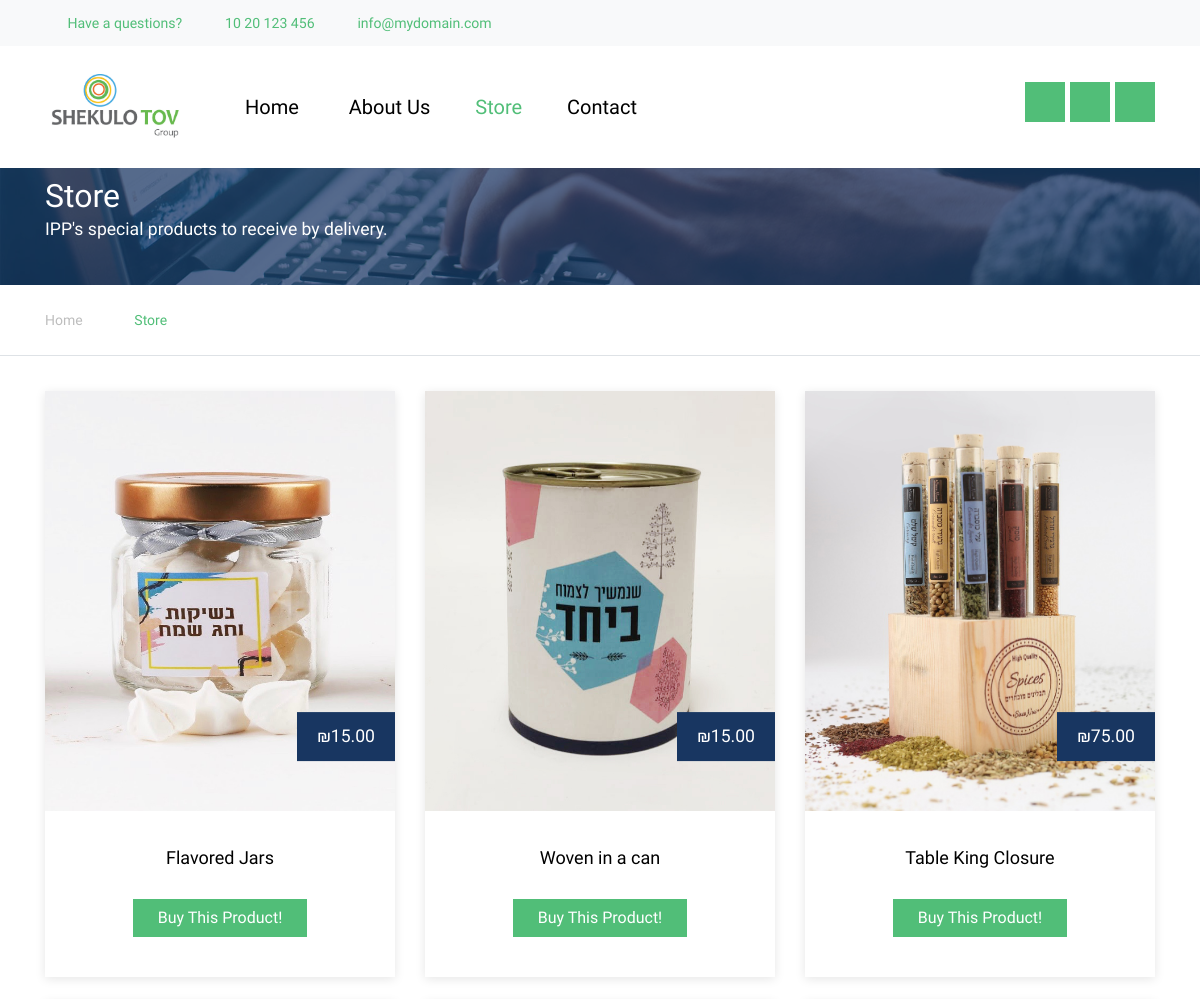
/store (upper part), run on an earlier commit of the app's database.
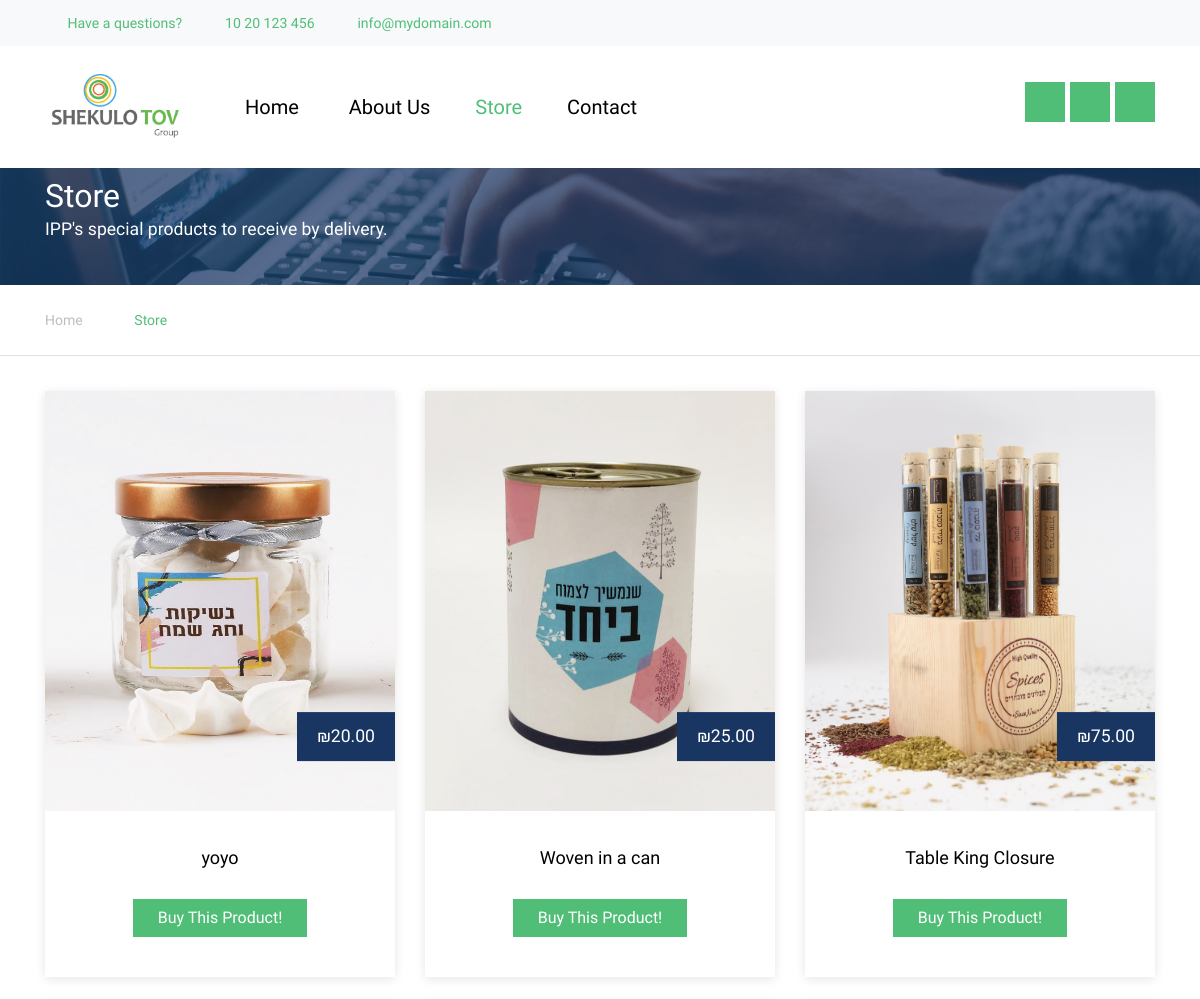
And on a later commit of the database.
### model.py (models this page shows)
class Product(Base):
	__tablename__ = 'rating'
	product_id = Column(Integer, primary_key=True)
	picture_path = Column(String)
	name = Column(String)
	price = Column(Integer)

### app.py (the view)
@app.route('/store')
def store():
	ls = session.query(Product).all()
	return render_template("courses.html",ls =ls)

### templates/courses.html (shortened to what the changed rows need)
<!DOCTYPE html>
<html lang="en">
<head>
  <link rel="stylesheet" href="static/fonts/icomoon/style.css">
  <link rel="stylesheet" href="static/bootstrap.min.css">
  <link rel="stylesheet" href="static/jquery-ui.css">
  <link rel="stylesheet" href="static/owl.carousel.min.css">
  <link rel="stylesheet" href="static/owl.theme.default.min.css">
  <link rel="stylesheet" href="static/owl.theme.default.min.css">
  <link rel="stylesheet" href="static/jquery.fancybox.min.css">
  <link rel="stylesheet" href="static/bootstrap-datepicker.css">
  <link rel="stylesheet" href="static/fonts/flaticon/font/flaticon.css">
  <link rel="stylesheet" href="static/aos.css">
  <link href="static/jquery.mb.YTPlayer.min.css" media="all" rel="stylesheet" type="text/css">
  <link rel="stylesheet" href="static/style.css">
</head>
<body data-spy="scroll" data-target=".site-navbar-target" data-offset="300">
  <div class="site-wrap">
    <div class="site-section ftco-subscribe-1 site-blocks-cover pb-4" style="background-image: url('images/bg_1.jpg')">
        <div class="container">
          <div class="row align-items-end">
            <div class="col-lg-7">
              <h2 class="mb-0">Store</h2>
            </div>
          </div>
        </div>
      </div>
    <div class="site-section">
        <div class="container">
            <div class="row">
              {%for product in ls%}
                <div class="col-lg-4 col-md-6 mb-4">
                    <div class="course-1-item">
                        <figure class="thumnail">
                        <a href="{{ url_for('display_product',product_id=product.product_id) }}"><img src="{{product.picture_path}}" alt="Image" height=420px width="350px"></a>
                        <div class="price">₪{{product.price}}.00</div>
                        </figure>
                        <div class="course-1-content pb-4">
                        <h2>{{product.name}}</h2>
                        <p><a href="{{ url_for('display_product',product_id=product.product_id) }}" class="btn btn-primary rounded-0 px-4">Buy This Product!</a></p>
                        </div>
                    </div>
                </div>
                {%endfor%}
          </div>
        </div>
      </div>
            </div>
</body>
</html>

What changed in the data, as far as the page shows it:
changed Product: price "15" → "20"; name "Flavored Jars" → "yoyo"
changed Product "Woven in a can": price "15" → "25"
